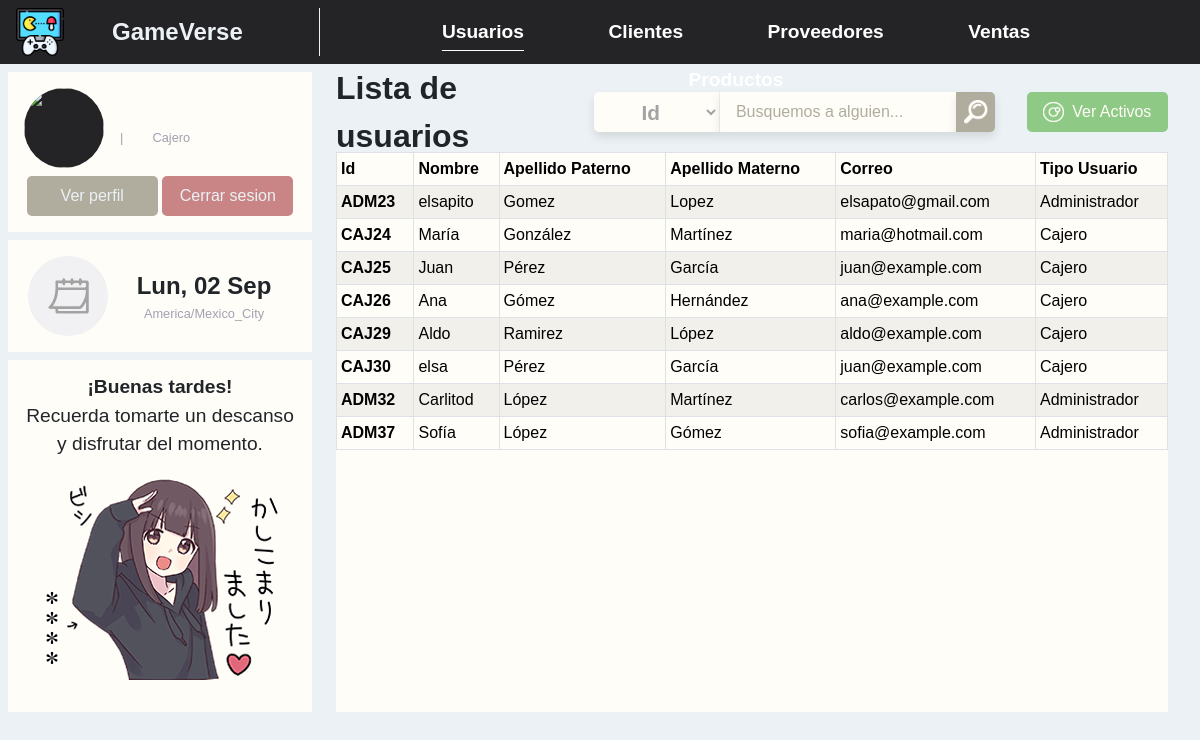
Page /public_html/lista_usuarios_baja.php on the committed database.
### tables this page shows
CREATE TABLE `usuarios` (
  `id` int NOT NULL,
  `nombre` varchar(20) NOT NULL,
  `apellido_materno` varchar(20) NOT NULL,
  `apellido_paterno` varchar(20) NOT NULL,
  `edad` int NOT NULL,
  `sexo` tinyint(1) NOT NULL DEFAULT '0',
  `rfc` varchar(13) NOT NULL,
  `calle` varchar(30) NOT NULL,
  `colonia` varchar(30) NOT NULL,
  `telefono` varchar(10) NOT NULL,
  `correo` varchar(30) NOT NULL,
  `estatus` tinyint(1) NOT NULL DEFAULT '1',
  `tipo_usuario` varchar(3) NOT NULL DEFAULT 'CAJ',
  `fecha_registro` varchar(20) NOT NULL,
  `usuario` varchar(10) NOT NULL,
  `clave_acceso` varchar(10) NOT NULL,
  `foto_perfil` varchar(100) NOT NULL DEFAULT 'assets/img/default.jpg'
);

### includes/datos_sesion.php (called while the page is built, shortened)
<?php
$id = $_SESSION['id'];
$consulta = mysqli_query($conn, "SELECT * from usuarios WHERE id = '$id'");
$resultado = mysqli_fetch_array($consulta);
$zona_horaria = date_default_timezone_get();
$fecha = new DateTime();
$formato = str_replace(
    ['Mon', 'Tue', 'Wed', 'Thu', 'Fri', 'Sat', 'Sun', 'Jan', 'Feb', 'Mar', 'Apr', 'May', 'Jun', 'Jul', 'Aug', 'Sep', 'Oct', 'Nov', 'Dec'],
    ['Lun', 'Mar', 'Mié', 'Jue', 'Vie', 'Sáb', 'Dom', 'Ene', 'Feb', 'Mar', 'Abr', 'May', 'Jun', 'Jul', 'Ago', 'Sep', 'Oct', 'Nov', 'Dic'],
    $fecha->format("D, d M")
);
$tipo_usuario = $resultado['tipo_usuario'];
if ($tipo_usuario == "ADM") {
    $tipo_usuario = "Administrador";
} else {
    $tipo_usuario = "Cajero";
}
?>

### includes/listar_usuarios_baja.php (the view, shortened to what this page needs)
<?php
$opcion_admin_th = "";
echo "
<thead>
    <tr>
        <th scope='col'>Id</th>
        <th scope='col'>Nombre</th>
        <th scope='col'>Apellido Paterno</th>
        <th scope='col'>Apellido Materno</th>
        <th scope='col'>Correo</th>
        <th scope='col'>Tipo Usuario</th>
        " . $opcion_admin_th . "
    </tr>
</thead>
<tbody>
";
if (isset($_POST['buscar'])) {
    $busqueda = $_POST['busqueda'];
    if ($busqueda == "") {
        echo "<script>window.location.href = 'lista_usuarios.php'</script>";
        exit();
    } else {
        switch ($_POST['opcion']) {
            case "id":
                $consulta = mysqli_query($conn, "SELECT concat(tipo_usuario,id) codigo, nombre, apellido_paterno, apellido_materno, correo, tipo_usuario, id, estatus FROM usuarios WHERE LOWER(concat(tipo_usuario,id)) LIKE LOWER('$busqueda%')");
                consultas($consulta,$resultado);
                break;
            case "apellidos":
                $consulta = mysqli_query($conn, "SELECT concat(tipo_usuario,id) codigo, nombre, apellido_paterno, apellido_materno, correo, tipo_usuario, id, estatus FROM usuarios WHERE LOWER(apellido_paterno) LIKE LOWER('$busqueda%') OR LOWER(apellido_materno) LIKE LOWER('$busqueda%') OR LOWER(nombre) LIKE LOWER('$busqueda%')");
                consultas($consulta,$resultado);
                break;
            case "correo":
                $consulta = mysqli_query($conn, "SELECT concat(tipo_usuario,id) codigo, nombre, apellido_paterno, apellido_materno, correo, tipo_usuario, id, estatus FROM usuarios WHERE LOWER(correo) LIKE LOWER('$busqueda%')");
                consultas($consulta,$resultado);
                break;
        }
    }
} else {
    $consulta = mysqli_query($conn, "SELECT concat(tipo_usuario,id) codigo, nombre, apellido_paterno, apellido_materno, correo, tipo_usuario, id, estatus FROM usuarios");
    consultas($consulta,$resultado);
}
function tabla($codigo, $nombre, $apellido_paterno, $apellido_materno, $correo, $tipo_usuario, $administrador,$id)
{
    $opcion_admin_td = '';
    switch ($tipo_usuario) {
        case 'ADM':
            $tipo_usuario = "Administrador";
            break;
        case 'CAJ':
            $tipo_usuario = "Cajero";
            break;
    }
    echo "
            <tr>
                <th scope='row'>" . $codigo . "</th>
                <td>" . $nombre . "</td>
                <td>" . $apellido_paterno . "</td>
                <td>" . $apellido_materno . "</td>
                <td>" . $correo . "</td>
                <td>" . $tipo_usuario . "</td>
                " . $opcion_admin_td . "
            </tr>
        ";
}
function consultas($consulta, $datos_usuario_logeado){
    if ($consulta) {
        while ($usuario = $consulta->fetch_array()) {
            if ($usuario['estatus'] == '1') {
                continue;
            }
            tabla($usuario['codigo'], $usuario['nombre'], $usuario['apellido_paterno'], $usuario['apellido_materno'], $usuario['correo'], $usuario['tipo_usuario'], $datos_usuario_logeado['tipo_usuario'], $usuario['id']);
        }
    }
}
echo "
</tbody>
    ";
?>

### includes/saludo.php (shortened to what this page needs)
<?php
$hora_actual = date("H");
if ($hora_actual > 0 && $hora_actual < 12) {
    $imagen = "public_html/img/dias.png";
    $mensaje = "Buenos Días";
    $imagen_log = "../assets/img/dias_log.png";
    $mensaje_log = "
                        ¡Empieza el día con una sonrisa <br>
                            y todo saldrá bien! <br>
                        <strong>¡Buenos días!</strong>";
} elseif ($hora_actual >= 12 && $hora_actual <= 19) {
    $imagen_log = "../assets/img/tardes_log.png";
    $mensaje_log = "
                            <strong>¡Buenas tardes!</strong> <br>
                              Recuerda tomarte un descanso <br>
                              y disfrutar del momento.";
}
?>

### public_html/lista_usuarios_baja.php (shortened to what this page needs)
<?php
include '../config/conexion.php';
include '../includes/saludo.php';
include '../includes/datos_sesion.php'; ?>
<!DOCTYPE html>
<html lang="en">
<head>
    <link href="https://cdn.jsdelivr.net/npm/bootstrap@5.3.3/dist/css/bootstrap.min.css" rel="stylesheet"
>
    <link rel="stylesheet" href="../assets/css/navbar.css">
    <link rel="stylesheet" href="../assets/css/plantilla.css">
    <link rel="stylesheet" href="css/lista_usuarios_baja.css">
</head>
<body>
    <nav>
        <a href="" class="gameverse">
            <img src="../assets/img/gameverse.png" alt="">
            <p>GameVerse</p>
        </a>
        <ul>
            <li><a href="#" class="pagina_actual">Usuarios</a></li>
            <li><a href="lista_clientes.php">Clientes</a></li>
            <li><a href="lista_proveedores.php">Proveedores</a></li>
            <li><a href="">Ventas</a></li>
            <li><a href="">Productos</a></li>
        </ul>
    </nav>
    <aside>
        <div class="datos_usuario">
            <img src="<?php echo '../' . $resultado['foto_perfil'] ?>" alt="">
            <div class="contenedor_nombre_usuario">
                <p class="nombre">
                </p>
                <p class="usuario"><?php echo $resultado['usuario'] ?> |</p>
                <p class="tipo_usuario"><?php echo $tipo_usuario ?></p>
            </div>
            <button class="ver_informacion" onclick="window.location.href = 'ver_perfil.php'">Ver perfil</button>
            <button class="cerrar_sesion" onclick="window.location.href = 'finalizar_sesion.php';">Cerrar
                sesion</button>
        </div>
        <div class="contenedor_fecha">
            <div class="contenedor_imagen"></div>
            <div>
                <p class="fecha"><?php echo $formato ?></p>
                <p class="zona"><?php echo $zona_horaria ?></p>
            </div>
        </div>
        <div class="contenedor_saludo">
            <p><?php echo $mensaje_log ?></p>
            <img src="<?php echo $imagen_log ?>" alt="">
        </div>
    </aside>
    <form method="post">
        <p class="titulo">Lista de usuarios</p>
        <select name="opcion">
            <option value="id">Id</option>
        </select>
        <input type="text" placeholder="Busquemos a alguien..." name="busqueda">
        <button type="submit" name="buscar"></button>
        <?php
        if ($resultado['tipo_usuario'] == 'ADM') {
            echo "
                    <a href='formulario_crear_usuario.php'>
                        <img src='../assets/img/crear.png'>
                        <p>Crear nuevo</p>
                    </a>
                    ";
        } else {
            echo "
                    <div class='aux'></div>
                    ";
        }
        ?>
        <a href="lista_usuarios.php" id="btn_ocultar">
            <img src="../assets/img/ver.png">
            <p>Ver Activos</p>
        </a>
    </form>
    <div class="principal">
        <table class="table table-hover table-bordered table-sm table-striped">
            <?php include '../includes/listar_usuarios_baja.php' ?>
        </table>
    </div>
</body>
</html>

### assets/css/navbar.css (style rules this page uses)
nav { width: 100%; background-color: #242426; height: 4rem; }
nav a { text-decoration: none; }
nav a p { float: left; line-height: 3rem; margin: 0 3rem; font-weight: bolder; font-family: sans-serif; color: #ebf1f4; font-size: 1.5rem; }
.gameverse { float: left; margin: .5rem 0; height: 3rem; width: 20rem; border-right: 1px solid #ebf1f4; }
.gameverse img { float: left; margin-left: 1rem; height: 3rem; width: 3rem; }
nav ul { float: left; margin: .5rem 0; width: calc(100% - 23rem); height: 3rem; text-align: center; padding: 0; }
nav ul li { display: inline-block; line-height: 3rem; margin: 0 2rem; font-weight: bolder; font-family: sans-serif; font-size: 1.2rem; }
nav ul li a { color: white; text-decoration: none; padding: 0 .5rem; display: block; transition: text-shadow 0.3s ease-in ; }
.pagina_actual { text-decoration: underline; text-underline-offset: 0.6em; text-decoration-thickness: 1px; }

### assets/css/plantilla.css (style rules this page uses)
body { background-color: #ebf1f4; font-family: sans-serif; margin: 0; }
aside { height: 89vh; width: 20rem; padding-top: .5rem; float: left; }
.datos_usuario { width: 19rem; padding-top: 1rem; height: 10rem; text-align: center; background-color: #fffdf8; margin: 0 .5rem .5rem .5rem; }
.datos_usuario img { width: 5rem; height: 5rem; background-color: #242426; border-radius: 100%; }
.contenedor_nombre_usuario { float: right; width: 12rem; height: 5rem; }
.datos_usuario button { width: 8.2rem; height: 2.5rem; border-radius: 5px; border: none; cursor: pointer; margin-top: .5rem; }
.datos_usuario .ver_informacion { background-color: #b0ac9e; color: #ebf1f4; transition: background-color 0.3s ease-in-out; }
.datos_usuario .cerrar_sesion { background-color: #c98585; color: #ebf1f4; transition: background-color 0.3s ease-in-out; }
.datos_usuario p { padding: 0; height: 1rem; font-size: .8rem; }
.nombre { margin: 1.5rem 0 0 0; width: 100%; text-align: left; font-weight: bolder; }
.usuario { margin: 0; float: left; color: #a3a0b0; text-align: left; }
.tipo_usuario { margin: 0; float: left; width: 50%; color: #a3a0b0; text-align: center; }
.contenedor_fecha { height: 7rem; width: 19rem; background-color: #fffdf8; margin: .5rem; text-align: center; display: flex; flex-direction: row; justify-content: center; align-items: center; }
.contenedor_fecha .contenedor_imagen { width: 5rem; height: 5rem; margin-left: .5rem; background-color: #f1f1f3; border-radius: 100%; background-image: url('../../assets/img/calendario.png'); background-position: center; background-repeat: no-repeat; }
.contenedor_fecha div { width: 12rem; height: 5rem; display: flex; flex-direction: column; justify-content: center; align-items: center; }
.contenedor_fecha p { padding: 0; margin: 0; }
.zona { font-size: .8rem; margin-top: .2rem; color: #a3a0b0; }
.fecha { font-weight: bolder; font-size: 1.5em; }
.contenedor_saludo { background-color: #fffdf8; width: 19rem; height: 22rem; text-align: center; font-size: 1.2rem; margin: .5rem; display: flex; flex-direction: column; justify-content: center; align-items: center; }
.contenedor_saludo p { margin: 0; }
.contenedor_saludo img { width: 15rem; height: 15rem; }

### rows in the picture
usuarios: codigo "ADM23", nombre "elsapito", apellido_paterno "Gomez", apellido_materno "Lopez", correo "elsapato@gmail.com", tipo_usuario "Administrador"
usuarios: codigo "CAJ24", nombre "María", apellido_paterno "González", apellido_materno "Martínez", correo "maria@hotmail.com", tipo_usuario "Cajero"
usuarios: codigo "CAJ25", nombre "Juan", apellido_paterno "Pérez", apellido_materno "García", correo "juan@example.com", tipo_usuario "Cajero"
usuarios: codigo "CAJ26", nombre "Ana", apellido_paterno "Gómez", apellido_materno "Hernández", correo "ana@example.com", tipo_usuario "Cajero"
usuarios: codigo "CAJ29", nombre "Aldo", apellido_paterno "Ramirez", apellido_materno "López", correo "aldo@example.com", tipo_usuario "Cajero"
usuarios: codigo "CAJ30", nombre "elsa", apellido_paterno "Pérez", apellido_materno "García", correo "juan@example.com", tipo_usuario "Cajero"
usuarios: codigo "ADM32", nombre "Carlitod", apellido_paterno "López", apellido_materno "Martínez", correo "carlos@example.com", tipo_usuario "Administrador"
usuarios: codigo "ADM37", nombre "Sofía", apellido_paterno "López", apellido_materno "Gómez", correo "sofia@example.com", tipo_usuario "Administrador"

### other values in the picture
$tipo_usuario "Cajero"
$formato "Lun, 02 Sep"
$zona_horaria "America/Mexico_City"
